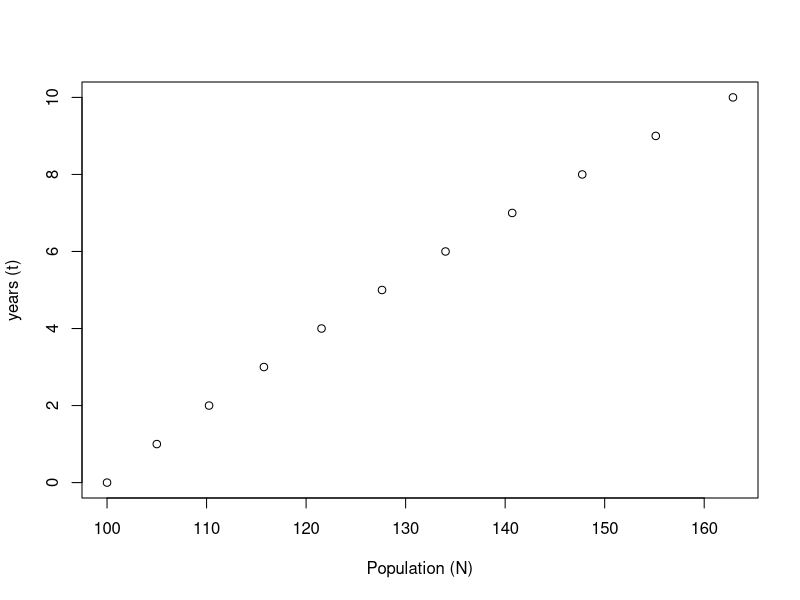
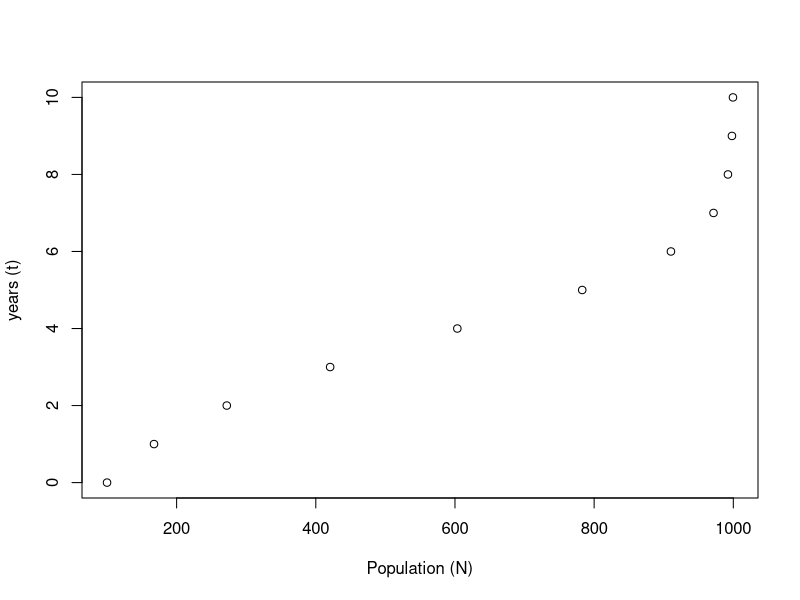

Source code (R) for these figures, in order:
#intialize function for growth model
geom.growthMod <- function(start.pop = 1, num.years = 1, Rval = 1)
{
  time.seq <- seq(1,num.years,1)
  NN <- rep(0,length.out = length(time.seq))
  NN[1] <- start.pop
  
#for loop through growth model
  #function for new population size
for(tt in time.seq)
{
  #growth model equation
#  if(tt+1 < max(time.seq))
#  {
    NN[tt+1]<- Rval*NN[tt]
#  }
  #else break
}

return(NN)
}

disc.logMod <- function(start.pop = 1, num.years = 2, Rval = 1,rd = 0.5,K = 1)
{
  time.seq <- seq(1,num.years,1)
NN <- rep(0,length.out = length(time.seq))
NN[1] <- start.pop

#for loop through growth model
#function for new population size
for(tt in time.seq)
{
  #growth model equation
 
  #N(t+1)=N(t)(1+rd(1-N(t)/K))
  NN[tt+1] <- NN[tt]*(1+rd*(1-(NN[tt]/K)))
}

return(NN)
}


#initialize variables and global vector for storage
Rval <- 1.05
years <- 10
start.pop <- 100
KK = 1000 #must be greater than start.pop
rd=0.75

#call function and assign result to vector
pop.growth <- geom.growthMod(start.pop = start.pop, num.years = years,Rval = Rval)

#print result and plot is desired
cat(pop.growth)
timeline <- seq(0,years,1)
plot(pop.growth,timeline, #xlim = c(100,2000),
     xlab="Population (N)", ylab = "years (t)")

#N(t+1)=N(t)(1+rd(1-N(t)/K))
pop.growthDisc <- disc.logMod(start.pop = start.pop, num.years = years,Rval = Rval,rd = rd,K= KK)
plot(pop.growthDisc,timeline, #xlim = c(100,2000),
     xlab="Population (N)", ylab = "years (t)")
